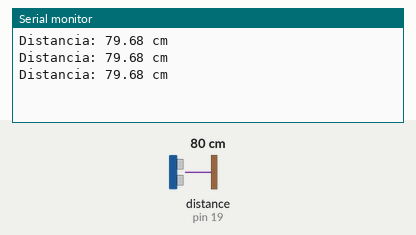
Bench run of a sketch on a simulated Arduino Uno, built with avr-gcc and run on an emulated ATmega328P. Parts: the last lines printed to the serial monitor. Wiring (inferred from the names in the program): ultrasonic range finder: trigger pin 18; echo pin 19. The inputs (shaded band) are chosen by the test bench; at power-on: distance to the obstacle (sensor on pin 19) 80 cm. The echo pulse lasts 58.3 µs per cm.

Above: at 1.3 s.
1.4 s: distance to the obstacle (sensor on pin 19) set to 2 cm
At 1.9 s:
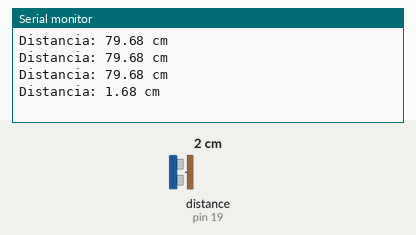
2.9 s: distance to the obstacle (sensor on pin 19) set to 4 cm
At 3.4 s:
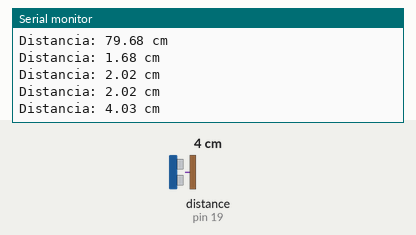
Timing chart, 0 to 5.9 s (numbered marks = the images above; inputs shaded):
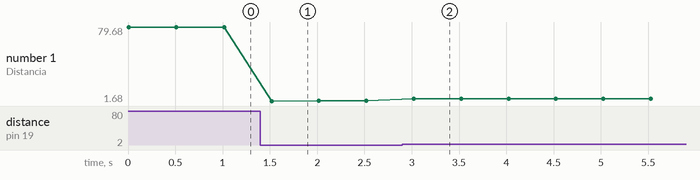

Measured:
- after the input at 1.4 s, the serial monitor: prints a new line after 0.12 s (image 1)
- after the input at 2.9 s, the serial monitor: prints a new line after 0.12 s (image 2)
- plotted number 1: 79.68 → 2.02 after the input at 1.4 s, 2.02 → 4.03 after the input at 2.9 s

The sketch:

UltrasonicoLabo5.ino
```cpp
#define TRIG_PIN 18
#define ECHO_PIN 19

void setup() {

  Serial.begin(115200);

  pinMode(TRIG_PIN, OUTPUT);
  pinMode(ECHO_PIN, INPUT);
}

void loop() {

  // Limpiar el pin TRIG
  digitalWrite(TRIG_PIN, LOW);
  delayMicroseconds(2);

  // Generar el pulso ultrasónico de 10 microsegundos
  digitalWrite(TRIG_PIN, HIGH);
  delayMicroseconds(10);

  // Apagar el pulso
  digitalWrite(TRIG_PIN, LOW);

  // Leer el tiempo que tarda el eco en regresar (en microsegundos)
  long duracion = pulseIn(ECHO_PIN, HIGH);

  // Si pulseIn devuelve 0, significa que se agotó el tiempo de espera
  if (duracion == 0) {

    Serial.println("No se detectó eco");

  } else {

    // Calcular la distancia usando la fórmula de la guía: d = (0.0343 * t) / 2
    float distancia = (0.0343 * duracion) / 2;

    // Imprimir los resultados en el Monitor Serial
    Serial.print("Distancia: ");
    Serial.print(distancia);
    Serial.println(" cm");
  }

  delay(500);
}
```
